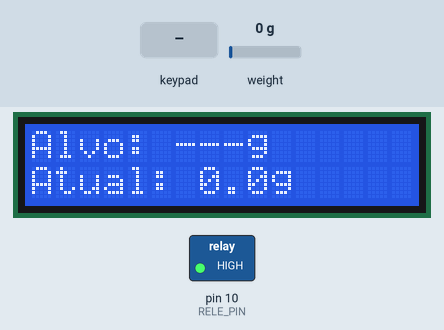
The sketch below on a simulated Arduino Uno, built with avr-gcc and run on an emulated ATmega328P. On the bench: 16×2 character LCD, switched loads named in the sketch (green lamp = pin HIGH). The inputs (shaded band) are chosen by the test bench; at power-on: weight on the scale 0 g.

Above: at 3.4 s.
3.5 s: keypad keys 7 6 5 4 A pressed 0.4 s apart
At 5.7 s:
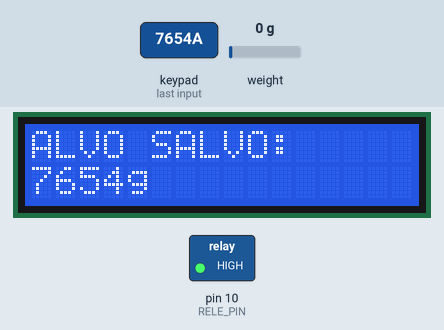
7.0 s: key 'C' pressed
At 8.3 s:
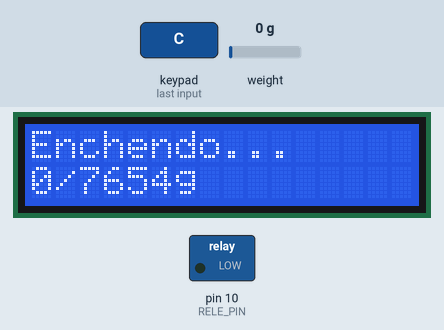
8.6 s: key '*' pressed
At 10.5 s:
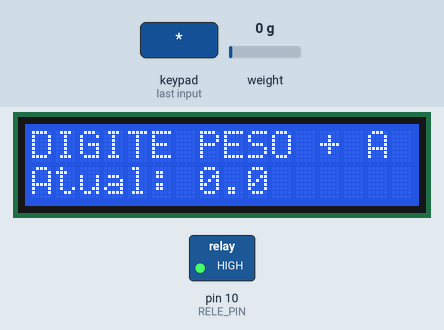
11.1 s: keypad keys 7 6 5 4 # pressed 0.4 s apart
At 13.5 s:
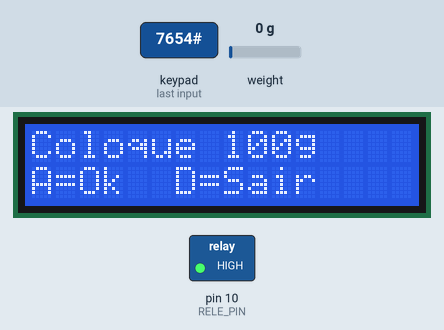
14.6 s: key 'A' pressed
At 15.7 s:
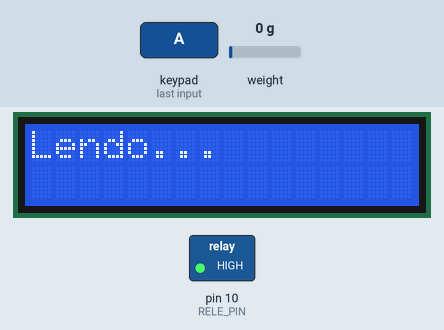
17.6 s: keypad keys 7 6 5 4 D pressed 0.4 s apart
At 21.4 s:
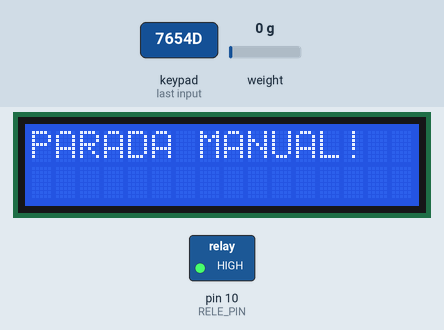
Timing chart, 0 to 22.7 s (numbered marks = the images above; inputs shaded):
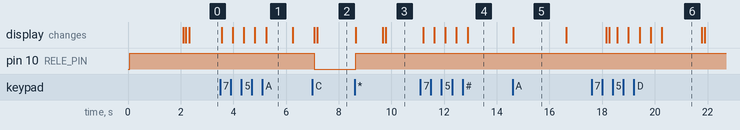

The sketch:

balanca.ino
```cpp
/*
 * PROJETO: Dosador Automático V6 (Melhoria de Interface)
 * HARDWARE:
 * - Arduino Uno, LCD I2C (0x27), HX711 (Pinos 8/9), Relé (Pino 10), Teclado (0-7)
 */

#include <Keypad.h>
#include <Wire.h>
#include <LiquidCrystal_I2C.h>
#include <HX711.h>

// --- LÓGICA DO RELÉ
const int RELE_LIGADO = LOW;
const int RELE_DESLIGADO = HIGH;
// --- CONFIGURAÇÕES ---
LiquidCrystal_I2C lcd(0x27, 16, 2);
const int HX711_DT_PIN = 8;
const int HX711_SCK_PIN = 9;
HX711 scale;
float calibration_factor = -420.0; // SEU FATOR

const int RELE_PIN = 10;

// --- TECLADO ---
const byte ROWS = 4;
const byte COLS = 4;
char keys[ROWS][COLS] = {
  {'1','2','3','A'},
  {'4','5','6','B'},
  {'7','8','9','C'},
  {'*','0','#','D'}
};
byte rowPins[ROWS] = {7, 6, 5, 4};
byte colPins[COLS] = {3, 2, 1, 0};
Keypad keypad = Keypad(makeKeymap(keys), rowPins, colPins, ROWS, COLS);

// --- VARIÁVEIS ---
String currentInput = "";
float targetWeight = 0;
float currentWeight = 0;
bool motorOn = false;
float lastDisplayWeight = -999;
unsigned long lastReadTime = 0;
const int READ_INTERVAL = 100;

void setup() {
  lcd.init();
  lcd.backlight();

  pinMode(RELE_PIN, OUTPUT);
  digitalWrite(RELE_PIN, RELE_DESLIGADO);

  lcd.print("Iniciando...");
  scale.begin(HX711_DT_PIN, HX711_SCK_PIN);
  scale.set_scale(calibration_factor);
  scale.tare();

  delay(1000);
  resetSystem();
}

void loop() {
  char key = keypad.getKey();
  if (key) handleKeypad(key);

  unsigned long currentTime = millis();
  if (currentTime - lastReadTime >= READ_INTERVAL) {
    lastReadTime = currentTime;

    if (scale.is_ready()) {
      float reading = scale.get_units(1);
      if (reading < 0) reading = 0.0;
      currentWeight = reading;

      if (motorOn) checkTargetReached();
      updateLCD();
    }
  }
}

// --- LÓGICA DO TECLADO ---
void handleKeypad(char key) {

  // 1. DIGITAÇÃO DE NÚMEROS
  if (key >= '0' && key <= '9' && !motorOn) {
    currentInput += key;

    // Trava em 5 digitos
    if (currentInput.length() > 5) currentInput = currentInput.substring(0, 5);

    lcd.setCursor(0, 1);
    lcd.print("Novo:          "); // Mostra que está editando
    lcd.setCursor(6, 1);
    lcd.print(currentInput);
  }

  // 2. TECLA A: CONFIRMAR NOVO PESO
  if (key == 'A' && !motorOn) {
    if (currentInput.length() > 0) {
      targetWeight = currentInput.toFloat();
      currentInput = ""; // Limpa a entrada para a próxima vez

      lcd.clear();
      lcd.print("ALVO SALVO:");
      lcd.setCursor(0, 1);
      lcd.print(targetWeight, 0);
      lcd.print("g");
      delay(1000);
      resetSystem(); // Atualiza a tela principal
    }
  }

  // 3. TECLA B: TARA
  if (key == 'B' && !motorOn) {
    lcd.clear();
    lcd.print("Zerando Balanca");
    scale.tare();
    delay(1000);
    resetSystem();
  }

  // 4. TECLA C: INICIAR (LIGAR RELÉ)
  if (key == 'C' && !motorOn) {
    if (targetWeight > 0) {
      motorOn = true;
      digitalWrite(RELE_PIN, RELE_LIGADO);
      lcd.clear();
      lcd.print("Enchendo...");
    } else {
      lcd.clear();
      lcd.print("ERRO: Peso=0");
      lcd.setCursor(0, 1);
      lcd.print("Digite Peso+A"); // Instruir o usuário
      delay(2000);
      resetSystem();
    }
  }

  // 5. TECLA D: PARAR / CANCELAR
  if (key == 'D') {
    motorOn = false;
    digitalWrite(RELE_PIN, RELE_DESLIGADO);
    lcd.clear();
    lcd.print("PARADA MANUAL!");
    delay(1500);
    resetSystem();
  }

  // 6. TECLA *: LIMPAR ALVO (RESET)
  // mudar peso alvo
  if (key == '*') {
    targetWeight = 0;
    currentInput = "";
    motorOn = false;
    digitalWrite(RELE_PIN, RELE_DESLIGADO);

    lcd.clear();
    lcd.print("ALVO ZERADO!");
    delay(1000);
    resetSystem();
  }

  // 7. TECLA #: CALIBRAÇÃO
  if (key == '#' && !motorOn) {
    calibrateScale();
  }
}

void checkTargetReached() {
  if (currentWeight >= targetWeight) {
    motorOn = false;
    digitalWrite(RELE_PIN, RELE_DESLIGADO);

    lcd.clear();
    lcd.print("PRONTO!");
    lcd.setCursor(0, 1);
    lcd.print("Final: ");
    lcd.print(currentWeight, 1);
    lcd.print("g");

    delay(3000);
    resetSystem();
  }
}

void updateLCD() {
  if (abs(currentWeight - lastDisplayWeight) > 0.1 || motorOn) {
    lastDisplayWeight = currentWeight;

    if (motorOn) {
      // Tela ENCHENDO
      lcd.setCursor(0, 1);
      lcd.print(currentWeight, 0);
      lcd.print("/");
      lcd.print(targetWeight, 0);
      lcd.print("g    ");
    } else if (currentInput == "") {
      // Tela ESPERA (Mostra Alvo e Peso Atual)
      lcd.setCursor(0, 0);
      lcd.print("Alvo: ");
      if(targetWeight > 0) lcd.print(targetWeight, 0);
      else lcd.print("---");
      lcd.print("g     "); // Espaços para limpar sujeira

      lcd.setCursor(0, 1);
      lcd.print("Atual: ");
      lcd.print(currentWeight, 1);
      lcd.print("g    ");
    }
  }
}

void resetSystem() {
  motorOn = false;
  digitalWrite(RELE_PIN, RELE_DESLIGADO);
  currentInput = ""; // Limpa qualquer digitação pendente

  lcd.clear();
  // Se não tem alvo definido, pede para digitar
  if (targetWeight <= 0) {
    lcd.print("DIGITE PESO + A");
    lcd.setCursor(0, 1);
    lcd.print("Atual: ");
    lcd.print(scale.get_units(1), 1);
  } else {
    // Se tem alvo, mostra pronto para iniciar
    lcd.print("C=INICIAR  B=0");
    updateLCD(); // Chama a atualização para desenhar os pesos
  }
}

void calibrateScale() {
  lcd.clear();
  lcd.print("Coloque 100g");
  lcd.setCursor(0, 1);
  lcd.print("A=Ok  D=Sair");

  while(true) {
    char key = keypad.getKey();
    if (key == 'A') break;
    if (key == 'D') {
      lcd.clear();
      lcd.print("Cancelado!");
      delay(1000);
      resetSystem();
      return;
    }
    delay(10);
  }

  lcd.clear();
  lcd.print("Lendo...");

  float reading = scale.get_units(20);
  calibration_factor = reading / 100.0;
  scale.set_scale(calibration_factor);

  lcd.clear();
  lcd.print("Fator salvo!");
  delay(1500);
  resetSystem();
}
```

Measured:
- after the input at 3.5 s, the display: first changes after 0.06 s (image 1 shows a later state)
- after the input at 7.0 s, pin 10 (RELE_PIN): HIGH → LOW after 0.06 s; the display: first changes after 0.07 s (image 2 shows a later state)
- after the input at 8.6 s, pin 10 (RELE_PIN): LOW → HIGH at once; the display: first changes after 0.05 s (image 3 shows a later state)
- after the input at 11.1 s, the display: first changes after 0.11 s (image 4 shows a later state)
- after the input at 14.6 s, the display: changes at once (image 5)
- after the input at 17.6 s, the display: first differs from a run without the input after 0.98 s (image 6 shows a later state)
- what the display in image 1 shows lasts 1.1 s, from 5.2 s to 6.3 s
